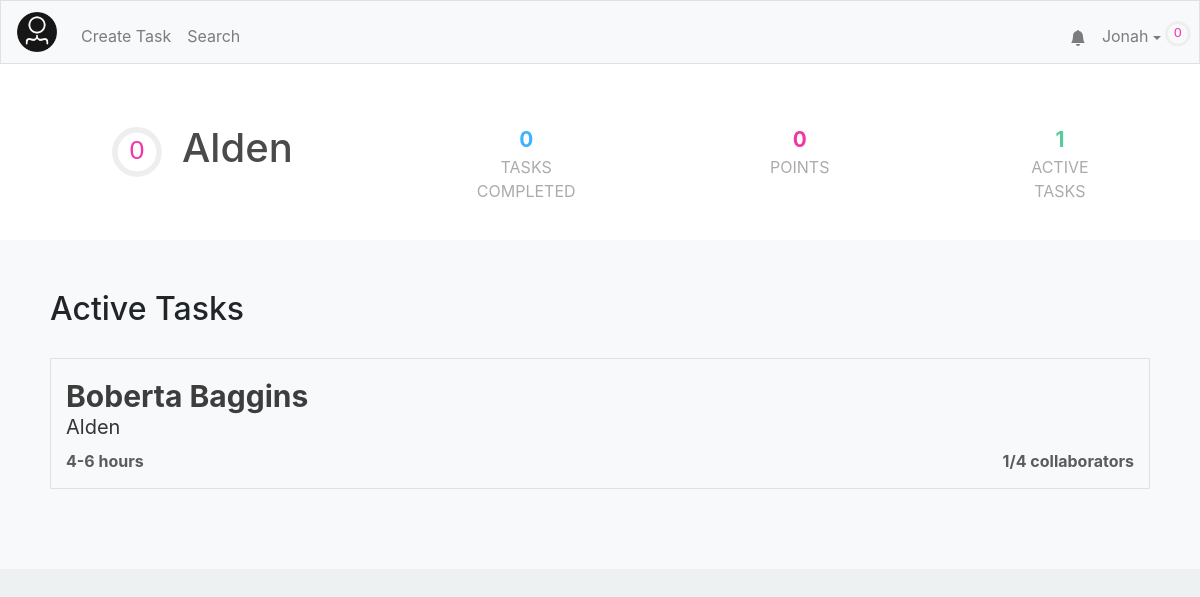
The app's page /profile/Alden (signed in), older data.
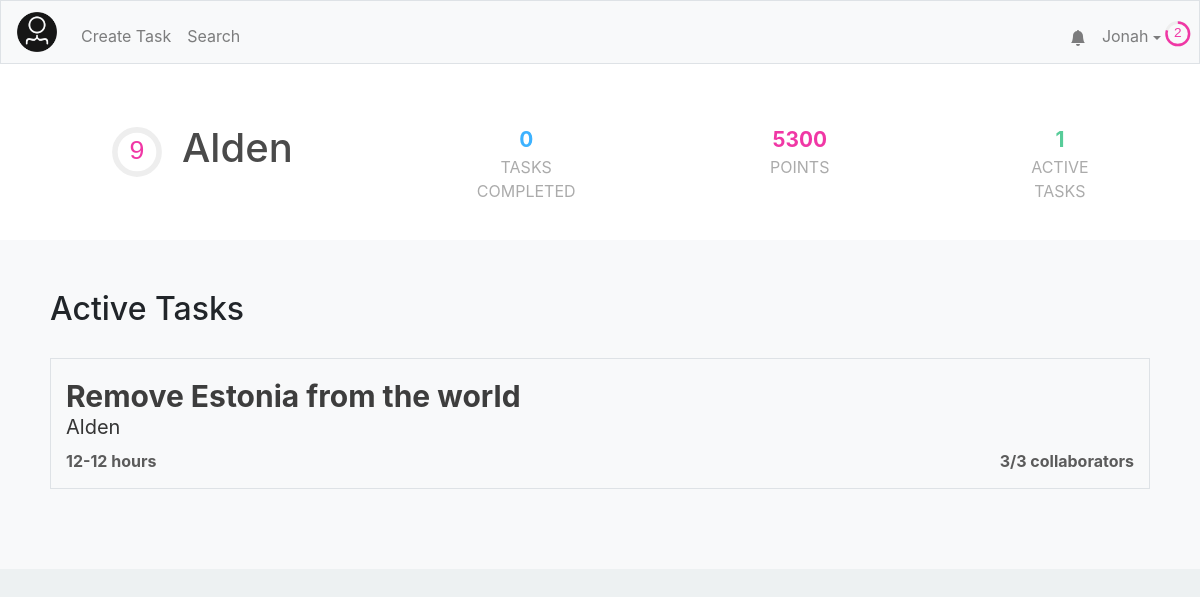
The same page, newer data.
### tables this page shows
CREATE TABLE "users" (
	"id"	INTEGER NOT NULL UNIQUE,
	"username"	TEXT NOT NULL UNIQUE,
	"hash"	TEXT NOT NULL,
	"email"	TEXT,
	"tasks"	TEXT,
	"points"	INTEGER NOT NULL DEFAULT 0,
	"numcomplete"	INTEGER NOT NULL DEFAULT 0,
	"notifications"	BLOB,
	PRIMARY KEY("id" AUTOINCREMENT)
);

CREATE TABLE "tasks" (
	"id"	INTEGER NOT NULL UNIQUE,
	"title"	TEXT NOT NULL,
	"description"	TEXT,
	"languages"	BLOB,
	"image"	TEXT,
	"hmin"	INTEGER,
	"hmax"	INTEGER,
	"cmax"	INTEGER,
	"collaborators"	TEXT,
	"creator"	INTEGER,
	PRIMARY KEY("id" AUTOINCREMENT)
);

### application.py (the view)
@app.route("/profile/<username>")
@login_required
def profile(username):
    user = getuser(session, db)
    if user["username"] != username:
        other_user = get_user_from_name(username, db)
    else:
        other_user = user
    alltasks = db.execute("SELECT * FROM tasks")
    tasks = []
    for task in alltasks:
        if (task['creator'] == other_user['id'] or other_user['id'] in debyte(task['collaborators'])):
            task['creator'] = other_user["username"]
            task["collaborators-count"] = len(debyte(task['collaborators']))
            task["points"] = calculate_points(task)
            tasks.append(task)
    tags = [] #[("f091","Top 100")]
    return render_template("profile.html",tags=tags,other_user=other_user,user=user,active_tasks=tasks,task_count=len(tasks), len=len)

### application.py (called while the page is built)
@app.after_request
def after_request(response):
    response.headers["Cache-Control"] = "no-cache, no-store, must-revalidate"
    response.headers["Expires"] = 0
    response.headers["Pragma"] = "no-cache"
    return response

### helpers.py (called while the page is built)
def login_required(f):
    @wraps(f)
    def decorated_function(*args, **kwargs):
        if session.get("user_id") is None:
            return redirect("/login")
        return f(*args, **kwargs)
    return decorated_function

def debyte(obj):
    return pickle.loads(obj)

def getuser(session, db):
    user =  db.execute("SELECT * FROM users WHERE id = :id", id=session["user_id"])[0]
    user["level"]=int(user['points']**.5//8)
    user["level-progress"] = (user['points']**.5/8-user["level"])*100
    user["notifications"] = debyte(user["notifications"]) if user["notifications"] else []
    user["notification-amount"] = len(user["notifications"])
    return user

def get_user_from_name(name, db):
    user =  db.execute("SELECT * FROM users WHERE username = :name", name=name)[0]
    user["level"]=int(user['points']**.5//8)
    user["level-progress"] = (user['points']**.5%8)/(((user["level"]+1)*8)**2)
    return user

def calculate_points(task):
    if task['hmin'] and task['hmax']:
        total = int(min((task['hmin']+task['hmax'])/2 * 100, 500))
    else:
        total = 0
    return total

### templates/profile.html (shortened to what this page needs)
{% extends "layout.html" %}
{% block head %}
    <link href="/static/profile.css" rel="stylesheet">
    <link rel="stylesheet" href="https://use.fontawesome.com/releases/v5.0.7/css/all.css">
	<link href="https://cdnjs.cloudflare.com/ajax/libs/font-awesome/4.7.0/css/font-awesome.min.css" rel="stylesheet"/>
{% endblock %}
{% block mainnocont %}
	<div class="profile-outer">
		<div class="name-wrapper">
			<div class = "name-section">
			 	<div style="display: flex; align-items: center;">
					<div style = "margin-left: 12px;">
						<svg viewBox="0 0 36 36" class="level-display-outer">
							<path class="level-display-bg"
				        d="M18 2.0845
				          a 15.9155 15.9155 0 0 1 0 31.831
				          a 15.9155 15.9155 0 0 1 0 -31.831"
				      />
						  <path class = "level-display"
						    d="M18 2.0845
						      a 15.9155 15.9155 0 0 1 0 31.831
						      a 15.9155 15.9155 0 0 1 0 -31.831"
						    fill="none"
						    stroke="#444";
						    stroke-width="1";
						    stroke-dasharray="{{ other_user["level-progress"] }}, 100";
						  />
						  <text x="18" y="22.8" class="level">{{other_user["level"]}}</text>
						</svg>
					</div>
					<h1 class="profile-username">{{other_user["username"]}}</h1>
				</div>
				<div class = "tasks-completed">
					<span>{{ other_user["numcomplete"] }}</span>
					<div>Tasks Completed</div>
				</div>
				<div class = "point-count">
					<span>{{ other_user["points"] }}</span>
					<div>Points</div>
				</div>
				<div class = "active-tasks">
					<span>{{ task_count }}</span>
					<div>Active Tasks</div>
				</div>
			</div>
		</div>
		<div class = "information">
			<h2>Active Tasks</h2>
			<div class = "a-tasks">
				{% for task in active_tasks %}
					<a class = "div-link" href="/task/{{task.id}}">
						<div class="task">
							<span class="task-name">{{ task["title"] }}</span>
							<span class="task-creator">{{ task["creator"] }}</span>
							<div class="task-stats">
								<span class="task-time">{{ task["hmin"] }}-{{ task["hmax"] }} hours</span>
								<span class="task-collaborator-count">{{task["collaborators-count"] }}/{{ task["cmax"] }} collaborators</span>
							</div>
						</div>
					</a>
				{% endfor %}
			</div>
		</div>
	</div>
{% endblock %}

### templates/layout.html (shortened to what this page needs)
<!DOCTYPE html>
<html lang="en">
    <head>
        <link href="https://maxcdn.bootstrapcdn.com/bootstrap/4.1.3/css/bootstrap.min.css" rel="stylesheet">
        {% block head %}{% endblock %}
        <link href="/static/styles.css" rel="stylesheet">
    </head>
    <body>
        <nav style = "height: 8vh" class="navbar navbar-expand-md navbar-light bg-light border">
            <a class="navbar-brand" href="/"><img width="40em" src="/static/images/logo.png"></a>
            <div class="collapse navbar-collapse" id="navbar">
                {% if session.user_id %}
                    <ul class="navbar-nav mt-2">
                        <li class="nav-item"><a class="nav-link" href="/taskCreation">Create Task</a></li>
                        <li class="nav-item"><a class="nav-link" href="/search">Search</a></li>
                    </ul>
                    <ul class="navbar-nav ml-auto mt-2">
                        <li style="margin:auto 0; position: relative; transform:translateX(8px)"class="nav-item"><a class="nav-link" href="/notifications"><svg xmlns="http://www.w3.org/2000/svg" width="1em" height="1em" fill="currentColor" class="bi bi-bell-fill" viewBox="0 0 16 16">
  <path d="M8 16a2 2 0 0 0 2-2H6a2 2 0 0 0 2 2zm.995-14.901a1 1 0 1 0-1.99 0A5.002 5.002 0 0 0 3 6c0 1.098-.5 6-2 7h14c-1.5-1-2-5.902-2-7 0-2.42-1.72-4.44-4.005-4.901z"/>
</svg></a><span style="display:{{ "none" if user["notification-amount"] == 0 else "flex" }};" class="notification-circle">{{user["notification-amount"]}}</span></li>
                        <li class="nav-item">
                            <div id="user-information-dropdown" style="margin-right: 6px;">
                              <button onclick="showUserDropdown()" id="user-information-dropname" class="nav-link">{{ session.user_name }} <span class="dropdown-caret"></span></button>
                            </div>
                        </li>
                        <li class="nav-item">
                            <div style = "position:absolute;
                            bottom:calc(4vh - 1em);right: 4px;margin:0vh 4px;margin-left: 4px;">
                                <svg viewBox="0 0 36 36" style=" width: 1.6em;">
                                    <path class="level-display-bg"
                                d="M18 2.0845
                                  a 15.9155 15.9155 0 0 1 0 31.831
                                  a 15.9155 15.9155 0 0 1 0 -31.831"
                              />
                                  <path class = "level-display"
                                    d="M18 2.0845
                                      a 15.9155 15.9155 0 0 1 0 31.831
                                      a 15.9155 15.9155 0 0 1 0 -31.831"
                                    fill="none"
                                    stroke="#444";
                                    stroke-width="1";
                                    stroke-dasharray="{{ user["level-progress"] }}, 100";
                                  />
                                  <text x="18" y="22.8" class="level">{{user["level"]}}</text>
                                </svg>
                            </div>
                        </li>
                    </ul>
                {% endif %}
            </div>
        </nav>
        {% block mainnocont %}{% endblock %}
        <main class="container p-5">
        </main>
    </body>
</html>

### static/profile.css (style rules this page uses)
.profile-username { color:var(--text-medium-1); margin-left: 20px; }
.name-section,.name-wrapper { color: var(--text-medium-2); padding: 30px 100px; background: white; width: 100%; display: flex; }
.name-wrapper { padding: 30px 0px; display: block; }
.information { left:0; right: 0; display: block; background: var(--foreground-1); width: 100%; padding: 50px 50px; }
.tasks-completed { display: flex; flex-direction: column; align-items-content: center; text-align: center; width: 200px; padding: 0; height: 50px; margin-left: 180px; }
.tasks-completed span { font-weight: bold; font-size: 1.3em; color: var(--focus-skyblue); }
.tasks-completed div { color: var(--text-light); text-transform: uppercase; }
.point-count { display: flex; flex-direction: column; align-items-content: center; text-align: center; width: 150px; height: 50px; margin-left: 180px; }
.point-count span { font-weight: bold; font-size: 1.3em; color: var(--focus-pink); }
.point-count div { color: var(--text-light); text-transform: uppercase; }
.active-tasks { display: flex; flex-direction: column; align-items-content: center; text-align: center; width: 150px; height: 50px; margin-left: 180px; }
.active-tasks span { font-weight: bold; font-size: 1.3em; color: var(--focus-mint); }
.active-tasks div { color: var(--text-light); text-transform: uppercase; }
body { background: var(--background-1); }
.task { margin: 30px 0; background: #F8F9FA; border: 1px solid #DEE2E6; padding: 15px; display: flex; flex-direction: column; transition: .1s; color: #3d3d3d; }
.task-name { font-size: 30px; font-weight: bold; }
.task-creator { transform: translateY(-7px); color: #353535; font-size: 20px; }
.task-points, .task-time, .task-collaborator-count { color: #5B5B5B; font-weight: bold; }
.task-stats { display: flex; justify-content: space-between; width: 100%; }

### static/styles.css (style rules this page uses)
:root { --text-main: #323232; --text-weak: #525252; --text-medium-1: #4a4a4a; --text-medium-2: #3d3d3d; --text-light: #ababab; --input-text: #495057; --input-border: #ced4da; --table-border: #ddd; --close-button: #aaa; --close-button-hover: black; --level-display-bg: #eee; --foreground-0: white; --foreground-1: #F8F9FA; --foreground-2: #e5e5f7; --foreground-3: #F5F5FF; --foreground-4: #f2f2f2; --tag-text: #8282a1; --tag-remove:#b4b4d4; --border-1: #DEE2E6; --background-1: #EDF1F2; --focus-skyblue: #3DB2FF; --focus-pink: #f037a5; --focus-mint: #57CC99; --focus-selectblue : #007bff; --focus-navyblue: #2D46B9; --focus-green-light: #2FDD92; --focus-green-dark: #34BE82; --focus-red-light: #EC255A; --focus-red-dark: #d11749; --error-red: #ff759d; --error-text: #8a1134; font-size: 2vh; }
#user-information-dropname { background: none; padding: 16px; border: none; cursor: pointer; }
.dropdown-caret { display: inline-block; width: 0; height: 0; vertical-align: middle; content: ""; border-style: solid; border-width: 4px 4px 0; border-right-color: transparent; border-bottom-color: transparent; border-left-color: transparent; }
#user-information-dropname { position: relative; display: inline-block; }
.level-display-outer { width: 50px; }
.level { fill: var(--focus-pink); font-family: sans-serif; font-size: 1.2em; text-anchor: middle; }

Row changes from the older to the newer data that the page shows:
changed users "Alden": points "0" → "5300"
changed tasks "Alden": title "Boberta Baggins" → "Remove Estonia from the world"; hmin "4" → "12"; hmax "6" → "12"; cmax "1" → "3"; cmax "4" → "3"
Text that changed along with them:
{{ user["level"] }}: "0" → "2"
{{ other_user["level"] }}: "0" → "9"
